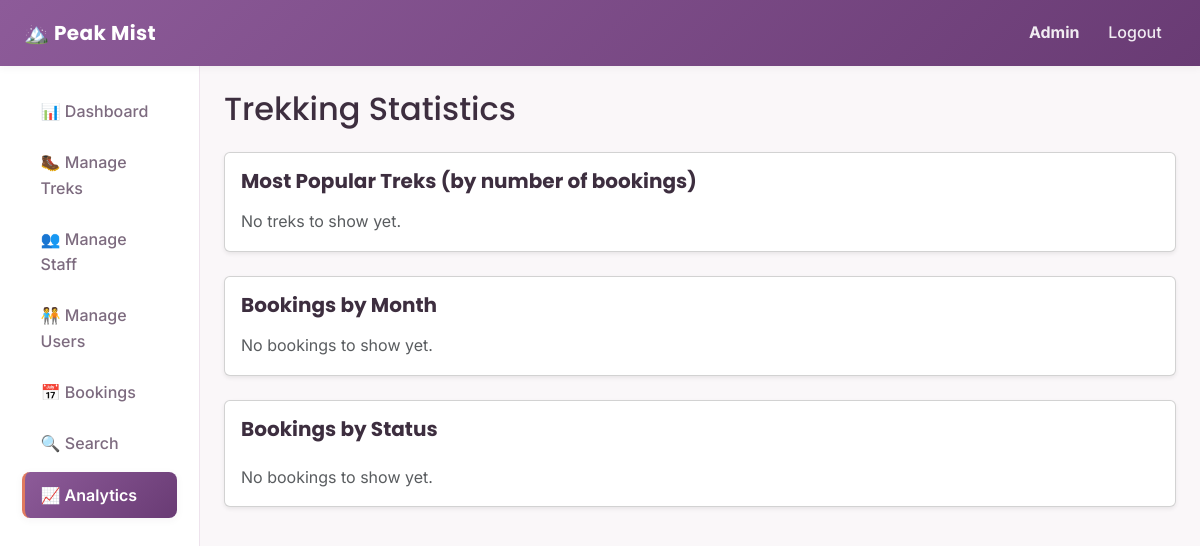
Before: /admin/analytics (signed in) with the older database file.
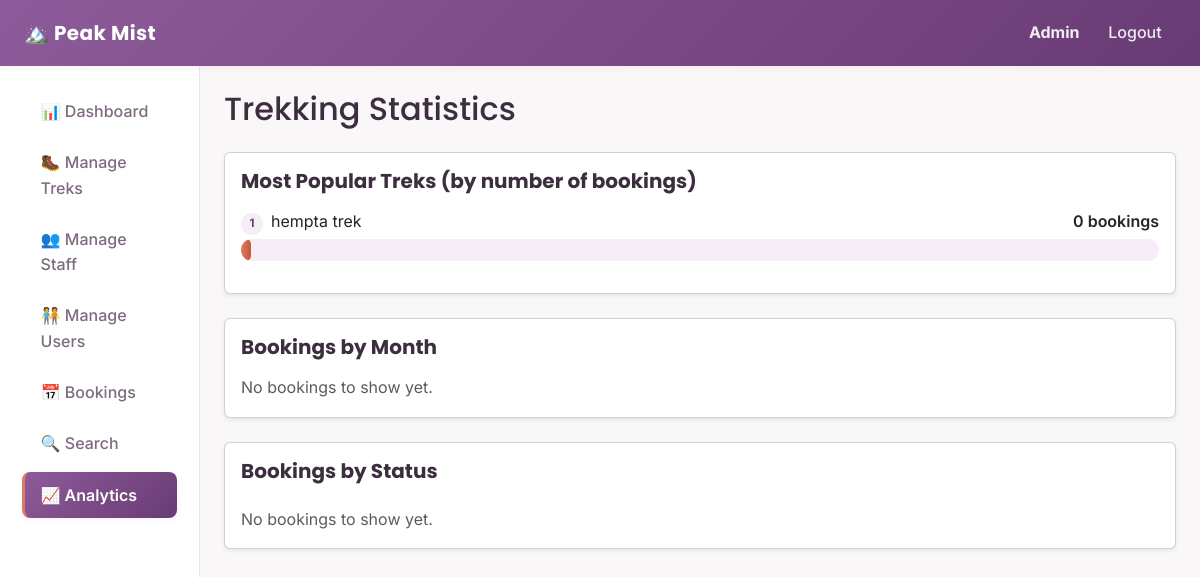
After: the same page with the newer database file.
### backend/models.py (models this page shows, shortened)
class Trek(db.Model):
    __tablename__ = "treks"
    id = db.Column(db.Integer, primary_key=True)
    name = db.Column(db.String(120), nullable=False)
    location = db.Column(db.String(120), nullable=False)
    difficulty = db.Column(db.String(20), nullable=False)
    duration_days = db.Column(db.Integer, nullable=False)
    total_slots = db.Column(db.Integer, nullable=False)
    available_slots = db.Column(db.Integer, nullable=False)
    staff_id = db.Column(db.Integer, db.ForeignKey("staff_profiles.id"), nullable=True)
    status = db.Column(db.String(20), nullable=False, default="Pending")
    start_date = db.Column(db.Date, nullable=False)
    end_date = db.Column(db.Date, nullable=False)
    description = db.Column(db.Text, nullable=True)
    safety_info = db.Column(db.Text, nullable=True)
    image_filename = db.Column(db.String(200), nullable=True)
    created_at = db.Column(db.DateTime, default=datetime.utcnow)
    bookings = db.relationship(
        "Booking",
        backref="trek",
        cascade="all, delete-orphan"
    )

### backend/routes.py (the view)
@admin_bp.route("/analytics")
@login_required
@role_required("admin")
def analytics():
    treks_with_counts = (
        db.session.query(Trek, db.func.count(Booking.id).label("booking_count"))
        .outerjoin(Booking, Booking.trek_id == Trek.id)
        .group_by(Trek.id)
        .order_by(db.func.count(Booking.id).desc())
        .all()
    )
    booked_count = Booking.query.filter_by(status="Booked").count()
    cancelled_count = Booking.query.filter_by(status="Cancelled").count()
    completed_count = Booking.query.filter_by(status="Completed").count()
    month_key = db.func.strftime("%Y-%m", Booking.booking_date)
    monthly_rows = (
        db.session.query(month_key.label("month_key"), db.func.count(Booking.id).label("count"))
        .group_by("month_key")
        .order_by(db.desc("month_key"))
        .limit(6)
        .all()
    )
    monthly_rows = list(reversed(monthly_rows))
    monthly_bookings = [
        {"label": datetime.strptime(row.month_key, "%Y-%m").strftime("%b %Y"), "count": row.count}
        for row in monthly_rows
    ]
    return render_template(
        "admin/analytics.html",
        treks_with_counts=treks_with_counts,
        booked_count=booked_count,
        cancelled_count=cancelled_count,
        completed_count=completed_count,
        monthly_bookings=monthly_bookings,
    )

### backend/routes.py (called while the page is built)
def role_required(*allowed_roles):
    def decorator(view_function):
        @wraps(view_function)
        def wrapped_view(*args, **kwargs):
            if current_user.role not in allowed_roles:
                abort(403)
            return view_function(*args, **kwargs)
        return wrapped_view
    return decorator

### templates/admin/analytics.html (shortened to what the changed rows need)
{% extends "layout_dashboard.html" %}
{% set active_page = 'analytics' %}
{% block content %}
<h2 class="mb-4">Trekking Statistics</h2>
<div class="card shadow-sm mb-4">
    <div class="card-body">
        <h5 class="chart-card-heading mb-3">Most Popular Treks (by number of bookings)</h5>
        {% if treks_with_counts %}
            {% set max_count = treks_with_counts[0][1] if treks_with_counts[0][1] > 0 else 1 %}
            {% for trek, booking_count in treks_with_counts %}
                <div class="mb-3">
                    <div class="d-flex justify-content-between mb-1">
                        <span><span class="chart-rank">{{ loop.index }}</span>{{ trek.name }}</span>
                        <span class="fw-semibold">{{ booking_count }} booking{{ 's' if booking_count != 1 else '' }}</span>
                    </div>
                    <div class="simple-bar-track">
                        <div class="simple-bar-fill {{ 'simple-bar-fill-alt' if loop.index is even else '' }}"
                             style="width: {{ (booking_count / max_count * 100)|round(0) }}%;">
                        </div>
                    </div>
                </div>
            {% endfor %}
        {% else %}
            <p class="text-muted mb-0">No treks to show yet.</p>
        {% endif %}
    </div>
</div>
        {% set total_bookings_count = booked_count + cancelled_count + completed_count %}
{% endblock %}

Changed rows visible on the page:
added Trek: name "hempta trek", booking_count "0", value "s", {{ (booking_count / max_count * 100)|round(0) }} 0.0 (drawn)
Other visible differences:
text no longer shown: "No treks to show yet."
